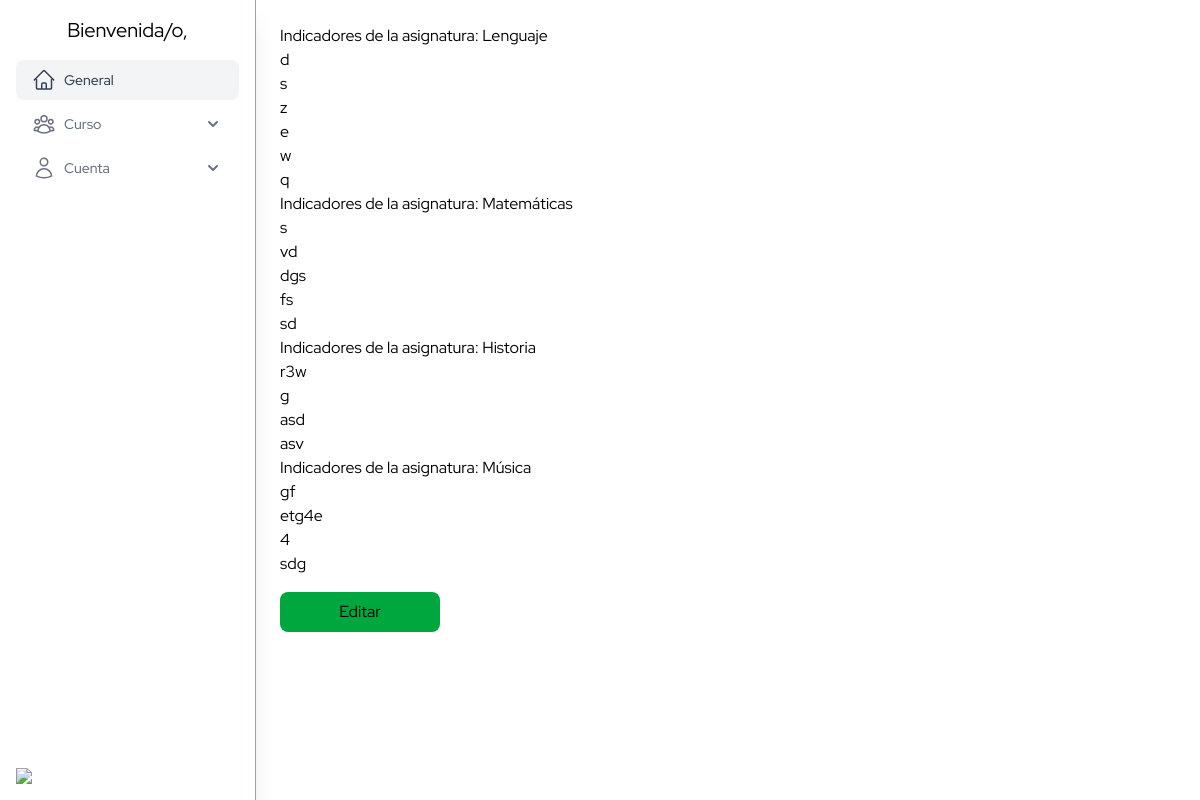
Screenshot of /paci/edit/3/ with the database file from the repository.
### paciApp/models.py (models this page shows, shortened)
class PaciAppModel(DateTime):
    profesor = models.ForeignKey(User, on_delete=models.CASCADE, null=True)
    student = models.ForeignKey(Estudiante, on_delete=models.CASCADE, related_name='paci_student', null=True)
    subject = models.ForeignKey(Asignatura, on_delete=models.CASCADE, related_name='paci_subject', null=True)
    axis = models.ForeignKey(Eje, on_delete=models.CASCADE, related_name='paci_axis', null=True)
    objetivo_general = models.TextField(null=True)
    adecuacion_curricular = models.TextField(null=True)
    estrategias = models.TextField(blank=True)
    class Meta:
        verbose_name = "Paci App Model"
        verbose_name_plural = "Paci App Models"

class Indicador_paci(models.Model):
    indicador = models.CharField(max_length=150, null=True)
    paci = models.ForeignKey(PaciAppModel, on_delete=models.CASCADE, related_name='indicadores_paci', null=True)
    def __str__(self) -> str:
        return self.indicador or ""

### core/models.py (models this page shows)
class Asignatura(models.Model):
    nombre = models.CharField(max_length=100)
    def __str__(self):
        return self.nombre

### paciApp/views.py (the view)
# urls.py: path('paci/', include('paciApp.urls')),
def paci(request, id):
    estudiante = get_object_or_404(Estudiante, id=id)
    asignaturas = Asignatura.objects.prefetch_related('ejes').all()
    asignaturas_data = []
    for asignatura in asignaturas:
        ejes_list = list(asignatura.ejes.all().values('id', 'nombre'))
        asignaturas_data.append({
            'id': asignatura.id,
            'nombre': asignatura.nombre,
            'ejes': ejes_list
        })
    paci = PaciAppModel.objects.filter(
            student=estudiante.id
        ).select_related(
            'profesor', 'student', 'subject', 'axis'
        ).prefetch_related(
            'indicadores_paci'
        )
    context = {
        'estudiante': estudiante,
        'asignaturas_json': json.dumps(asignaturas_data),
        'asignaturas': asignaturas,
        'objetivos': Objetivos.objects.all(),
        'estrategias': Estrategias.objects.all(),
        'paci':paci
    }
    return render(request, 'edit_paci.html', context)

### core/a.py (called while the page is built)
def estudiantes_global(request):
    student = Estudiante.objects.all()
    users = User.objects.filter(role="TEACHER")
    return {
        'estudiantes': student,
        'users': users
    }

### paciApp/templates/edit_paci.html
{% extends 'base.html'%}
{% block content %}
<form action="" method="post" class="flex flex-col">
    {% for item in paci %}
    <p>Indicadores de la asignatura: {{item.subject}}</p>
        {% for ind in item.indicadores_paci.all%}
            <input type="text" value="{{ind}}">
        {% endfor %}
    {% endfor %}
    <button type="submit" class="rounded-lg bg-green-600 w-40 p-2 mt-4">Editar</button>
</form>
{% endblock %}

### templates/base.html (style rules this page uses)
body { font-family: 'Red Hat Display', sans-serif; }

### rows the page displays
PaciAppModel: subject "Lenguaje"
Indicador_paci: indicador "d"
Indicador_paci: indicador "s"
Indicador_paci: indicador "z"
Indicador_paci: indicador "e"
Indicador_paci: indicador "w"
Indicador_paci: indicador "q"
PaciAppModel: subject "Matemáticas"
Indicador_paci: indicador "s"
Indicador_paci: indicador "vd"
Indicador_paci: indicador "dgs"
Indicador_paci: indicador "fs"
Indicador_paci: indicador "sd"
PaciAppModel: subject "Historia"
Indicador_paci: indicador "r3w"
Indicador_paci: indicador "g"
Indicador_paci: indicador "asd"
Indicador_paci: indicador "asv"
PaciAppModel: subject "Música"
Indicador_paci: indicador "gf"
Indicador_paci: indicador "etg4e"
Indicador_paci: indicador "4"
Indicador_paci: indicador "sdg"
